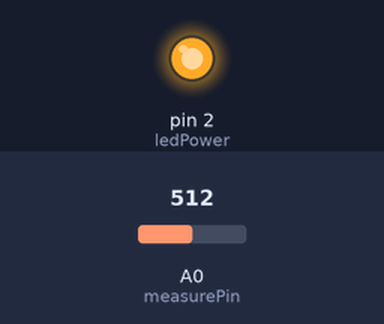
A sketch run on a simulated Arduino Uno, built with avr-gcc and run on an emulated ATmega328P. Shown: output pins drawn as LEDs (lit = HIGH). The test bench sets the inputs (shaded band); at power-on: A0 (measurePin) = 512. What the sketch prints to the serial monitor is not drawn.

Above: at 0.1 s.
Timing chart, 0 to 1.6 s (numbered marks = the images above):
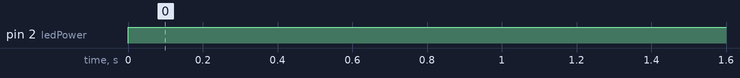

Measured:
- by itself, pin 2 (ledPower): LOW → HIGH at 0.00 s

The sketch:

Dust.ino
```cpp
int measurePin = A0;
int ledPower = 2;

int samplingTime = 280;
int deltaTime = 40;
int sleepTime = 9680;

float voMeasured = 0;
float calcVoltage = 0;
float dustDensity = 0;

void setup(){
  Serial.begin(115200);
  pinMode(ledPower,OUTPUT);
}

void loop(){
  digitalWrite(ledPower,LOW);
  delayMicroseconds(samplingTime);
  voMeasured = analogRead(measurePin);
  delayMicroseconds(deltaTime);
  digitalWrite(ledPower,HIGH);
  delayMicroseconds(sleepTime);

  calcVoltage = voMeasured * (3.3/ 1024);
  dustDensity = 0.17 * calcVoltage - 0.1;


  Serial.print("Raw Signal Value (0-1023): ");
  Serial.println(voMeasured);
  Serial.print(" Voltage: ");
  Serial.println(calcVoltage);
  Serial.print(" Dust Density: ");
  Serial.println(dustDensity);
  delay(2000);
}
```
